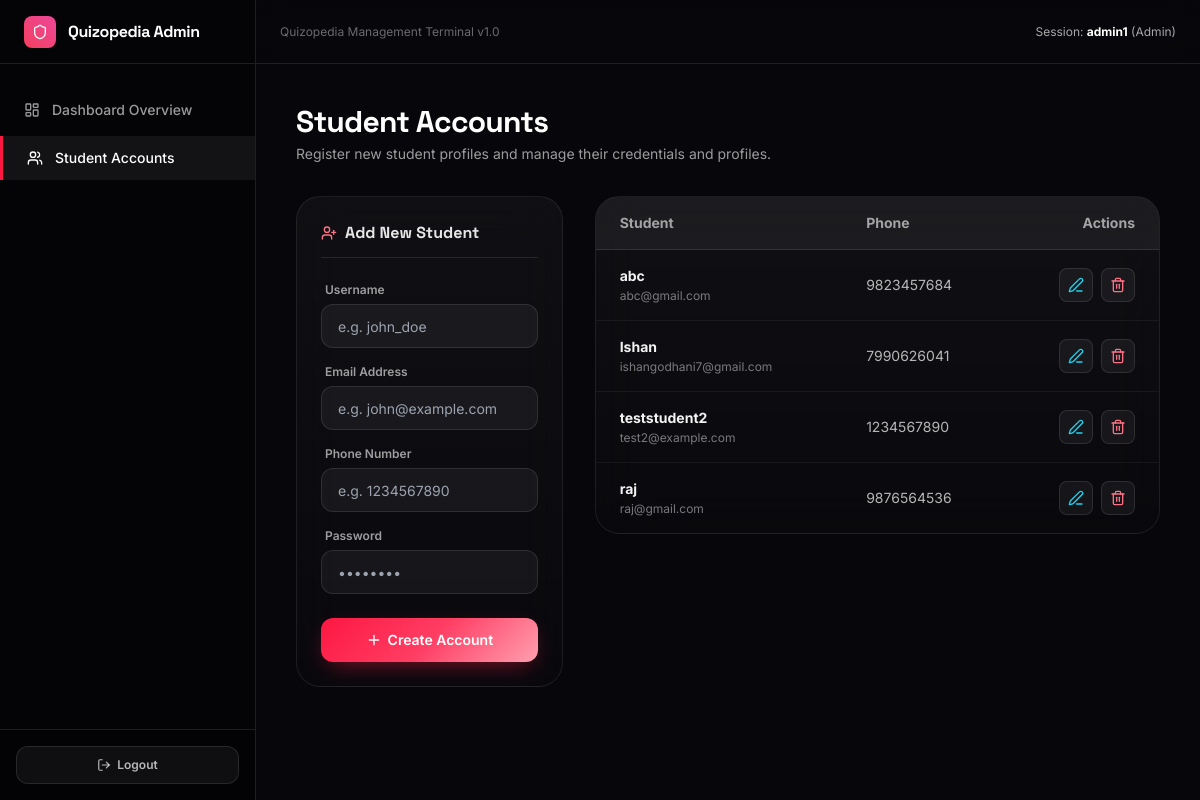
/admin-dashboard/students/ (signed in), run on the app's committed database.
### user/models.py (models this page shows, shortened)
class Student(models.Model):
    user = models.OneToOneField(User, on_delete=models.CASCADE, related_name='student')
    phone = models.CharField(max_length=15)

### adminpanel/views.py (the view, shortened to what this page needs)
# urls.py: path('admin-dashboard/students/', views.student_list, name='admin_students'),
@admin_required
def student_list(request):
    errors = []
    success_msg = None
    students = Student.objects.all().order_by('id')
    return render(request, 'adminpanel/students.html', {
        'students': students,
        'errors': errors,
        'success': success_msg
    })

### adminpanel/templates/adminpanel/students.html (shortened to what this page needs)
{% extends 'adminpanel/base.html' %}
{% block active_students %}active{% endblock %}
{% block content %}
<div class="mb-8 flex flex-col sm:flex-row sm:items-center sm:justify-between gap-4">
  <div>
    <h1 class="text-3xl font-bold tracking-tight mb-1">Student Accounts</h1>
    <p class="text-white/60 text-sm">Register new student profiles and manage their credentials and profiles.</p>
  </div>
</div>
<div class="grid grid-cols-1 lg:grid-cols-3 gap-8">
  <div class="glass-card rounded-3xl p-6 h-fit">
    <div class="flex items-center gap-2 mb-6 border-b border-white/10 pb-3">
      <i data-lucide="user-plus" class="w-4 h-4 text-rose-400"></i>
      <h2 class="text-md font-bold text-white/90">Add New Student</h2>
    </div>
    <form method="POST">
      <div class="mb-4">
        <label for="username" class="block text-xs font-semibold text-white/60 mb-1.5 ml-1">Username</label>
        <input type="text" id="username" name="username" placeholder="e.g. john_doe" required
          class="w-full h-11 px-4 rounded-xl bg-white/5 border border-white/10 text-sm outline-none text-white focus:border-rose-500/50 transition">
      </div>
      <div class="mb-4">
        <label for="email" class="block text-xs font-semibold text-white/60 mb-1.5 ml-1">Email Address</label>
        <input type="email" id="email" name="email" placeholder="e.g. john@example.com" required
          class="w-full h-11 px-4 rounded-xl bg-white/5 border border-white/10 text-sm outline-none text-white focus:border-rose-500/50 transition">
      </div>
      <div class="mb-4">
        <label for="phone" class="block text-xs font-semibold text-white/60 mb-1.5 ml-1">Phone Number</label>
        <input type="text" id="phone" name="phone" placeholder="e.g. 1234567890" required
          class="w-full h-11 px-4 rounded-xl bg-white/5 border border-white/10 text-sm outline-none text-white focus:border-rose-500/50 transition">
      </div>
      <div class="mb-6">
        <label for="password" class="block text-xs font-semibold text-white/60 mb-1.5 ml-1">Password</label>
        <input type="password" id="password" name="password" placeholder="••••••••" required
          class="w-full h-11 px-4 rounded-xl bg-white/5 border border-white/10 text-sm outline-none text-white focus:border-rose-500/50 transition">
      </div>
      <button type="submit" class="cta-btn w-full h-11 rounded-xl font-semibold text-sm text-white flex items-center justify-center gap-1.5 relative">
        <span class="relative z-10 flex items-center gap-1.5">
          <i data-lucide="plus" class="w-4 h-4"></i> Create Account
        </span>
      </button>
    </form>
  </div>
  <div class="lg:col-span-2 space-y-6">
    <div class="glass-card rounded-3xl overflow-hidden">
      <div class="overflow-x-auto">
        <table class="w-full text-left text-sm border-collapse">
          <thead>
            <tr class="border-b border-white/10 bg-white/5 text-white/60 font-semibold">
              <th class="px-6 py-4">Student</th>
              <th class="px-6 py-4">Phone</th>
              <th class="px-6 py-4 text-right">Actions</th>
            </tr>
          </thead>
          <tbody class="divide-y divide-white/5 text-white/90">
            {% for student in students %}
            <tr class="hover:bg-white/2 transition">
              <td class="px-6 py-4">
                <span class="font-bold block text-white/95">{{ student.user.username }}</span>
                <span class="text-xs text-white/45 block mt-0.5">{{ student.user.email }}</span>
              </td>
              <td class="px-6 py-4 text-white/70">{{ student.phone }}</td>
              <td class="px-6 py-4 text-right">
                <div class="flex items-center justify-end gap-2">
                  <button onclick="openEditModal('{{ student.id }}', '{{ student.user.username }}', '{{ student.user.email }}', '{{ student.phone }}')"
                    class="p-2 rounded-lg bg-white/5 hover:bg-white/10 border border-white/10 text-cyan-400 transition" title="Edit Student">
                    <i data-lucide="edit-3" class="w-4 h-4"></i>
                  </button>
                  <form method="POST" onsubmit="return confirm('Are you sure you want to delete student: {{ student.user.username }}?');" class="inline">
                    <button type="submit" class="p-2 rounded-lg bg-white/5 hover:bg-red-500/20 border border-white/10 hover:border-red-500/30 text-rose-400 transition" title="Delete Student">
                      <i data-lucide="trash-2" class="w-4 h-4"></i>
                    </button>
                  </form>
                </div>
              </td>
            </tr>
            {% endfor %}
          </tbody>
        </table>
      </div>
    </div>
  </div>
</div>
{% endblock %}

### adminpanel/templates/adminpanel/base.html (shortened to what this page needs)
<!DOCTYPE html>
<html lang="en">
<head>
  <script src="https://cdn.tailwindcss.com"></script>
</head>
<body class="relative min-h-screen w-full flex overflow-x-hidden">
  <div class="fixed inset-0 -z-10 overflow-hidden">
    <div class="blob blob-1"></div>
    <div class="blob blob-2"></div>
    <div class="noise-overlay"></div>
  </div>
  <aside class="hidden lg:flex flex-col w-64 bg-black/40 border-r border-white/10 flex-shrink-0 h-screen sticky top-0">
    <div class="h-16 flex items-center gap-3 px-6 border-b border-white/10">
      <div class="w-8 h-8 rounded-lg bg-gradient-to-tr from-rose-500 to-pink-500 flex items-center justify-center">
        <i data-lucide="shield" class="w-4 h-4 text-white"></i>
      </div>
      <span class="brand-font text-md font-bold tracking-tight">Quizopedia Admin</span>
    </div>
    <nav class="flex-1 py-6 space-y-1">
      <a href="{% url 'admin_dashboard' %}" class="sidebar-link {% block active_db %}{% endblock %} flex items-center gap-3 px-6 py-3 text-sm font-medium text-white/60">
        <i data-lucide="layout-dashboard" class="w-4 h-4"></i> Dashboard Overview
      </a>
      <a href="{% url 'admin_students' %}" class="sidebar-link {% block active_students %}{% endblock %} flex items-center gap-3 px-6 py-3 text-sm font-medium text-white/60">
        <i data-lucide="users" class="w-4 h-4"></i> Student Accounts
      </a>
    </nav>
    <div class="p-4 border-t border-white/10 bg-black/20">
      <a href="{% url 'logout' %}" class="w-full py-2.5 rounded-xl border border-white/10 bg-white/5 hover:bg-red-500/10 hover:border-red-500/30 transition text-xs font-semibold flex items-center justify-center gap-1.5 text-white/70 hover:text-red-400">
        <i data-lucide="log-out" class="w-3.5 h-3.5"></i> Logout
      </a>
    </div>
  </aside>
  <div class="flex-1 flex flex-col min-w-0">
    <header class="h-16 border-b border-white/10 bg-white/1 backdrop-blur-md flex items-center justify-between px-6 sticky top-0 z-30">
      <span class="hidden sm:inline text-xs text-white/40">Quizopedia Management Terminal v1.0</span>
      <div class="flex items-center gap-4">
        <span class="text-xs text-white/65">Session: <strong class="text-white">{{ request.user.username }}</strong> (Admin)</span>
      </div>
    </header>
    <main class="flex-1 p-6 md:p-10 max-w-6xl w-full mx-auto">
      {% block content %}
      {% endblock %}
    </main>
  </div>
</body>
</html>

### adminpanel/templates/adminpanel/base.html (style rules this page uses)
:root { --bg-base: #07070b; --panel: #0f0f16; --accent-primary: #FD1843; --accent-secondary: #FF9FAF; --accent-primary-rgb: 253, 24, 67; --accent-secondary-rgb: 255, 159, 175; --border-soft: rgba(255, 255, 255, 0.08); }
* { font-family: 'Inter', system-ui, sans-serif; box-sizing: border-box; }
h1, h2, h3, h4, .brand-font { font-family: 'Space Grotesk', 'Inter', sans-serif; }
html, body { background: var(--bg-base); min-height: 100%; margin: 0; color: #fff; }
.blob { position: absolute; border-radius: 9999px; filter: blur(100px); opacity: 0.25; pointer-events: none; will-change: transform; }
.blob-1 { background: var(--accent-primary); width: 500px; height: 500px; top: -150px; left: -150px; }
.blob-2 { background: var(--accent-secondary); width: 450px; height: 450px; bottom: -150px; right: -150px; }
.noise-overlay { position: absolute; inset: 0; pointer-events: none; opacity: 0.025; mix-blend-mode: overlay; }
.glass-card { background: linear-gradient(180deg, rgba(255, 255, 255, 0.04), rgba(255, 255, 255, 0.01)); backdrop-filter: blur(25px); -webkit-backdrop-filter: blur(25px); border: 1px solid var(--border-soft); }
.sidebar-link { transition: all 0.2s ease; }
.sidebar-link:hover, .sidebar-link.active { background: rgba(255, 255, 255, 0.06); color: #fff; border-left: 3px solid var(--accent-primary); }
.cta-btn { position: relative; background: linear-gradient(135deg, #FD1843 0%, #ff3d63 50%, #FF9FAF 100%); transition: transform .18s ease, box-shadow .25s ease; box-shadow: 0 8px 25px -8px rgba(var(--accent-primary-rgb), 0.55); }

### data on the page
Student: user.username "abc", user.email "abc@gmail.com", phone "9823457684"
Student: user.username "Ishan", user.email "ishangodhani7@gmail.com", phone "7990626041"
Student: user.username "teststudent2", user.email "test2@example.com", phone "1234567890"
Student: user.username "raj", user.email "raj@gmail.com", phone "9876564536"

### other printed values
{{ request.user.username }} "admin1"
